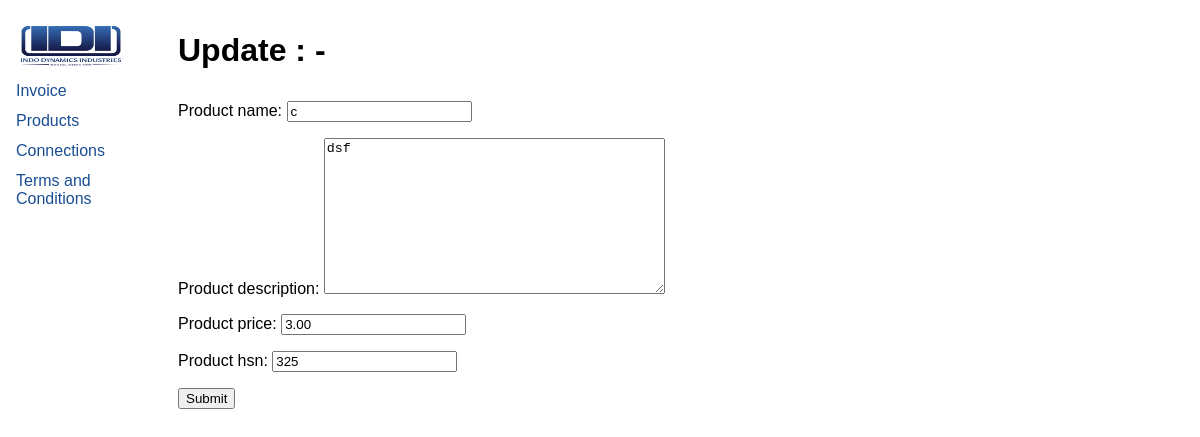
Page /products/3/update/ on the committed database.
### products/models.py (models this page shows, shortened)
class Product(models.Model):
    id = models.AutoField(primary_key=True)
    product_name = models.CharField(max_length=15)
    product_description = models.TextField()
    product_price = models.DecimalField(decimal_places=2,max_digits=15)
    is_deleted = models.BooleanField(default=False)
    product_hsn = models.IntegerField(default=32543)

### products/views.py (the view, shortened to what this page needs)
# urls.py: path('<int:id>/update/', ProductUpdateView.as_view(), name='products-update'),
class ProductUpdateView(ProductObjectMixin, View):    # Updating the product and saving it as a new product
    template_name = "products/product_update.html"
    def get(self, request, id=None, *args, **kwargs):
        context = {}
        obj = self.get_object()
        if obj is not None:
            form = ProductModelForm(instance=obj)
            context['object'] = obj
            context['form']   = form
        return render(request, self.template_name, context)

### products/forms.py (shortened to what this page needs)
class ProductModelForm(forms.ModelForm):
    class Meta:
        model = Product
        fields = [
            'product_name',
            'product_description',
            'product_price',
            'product_hsn'
        ]

### products/views.py (called while the page is built)
    def get_object(self):
        id = self.kwargs.get('id')
        obj = None
        if id is not None:
            obj = get_object_or_404(self.model, id=id)
        return obj

### products/templates/products/product_update.html
{% extends "base.html" %}
{% block content%}
    <h1><p>Update :{{instance.id}} - {{instance.product_name}}</p></h1>
    <form method="POST">{%csrf_token%}
        {{form.as_p}}
        <input type="submit" name="Save" />
    </form>
{% endblock content %}

### templates/base.html (style rules this page uses)
body { font-family: Arial, Helvetica, sans-serif; }

### rows in the picture
Product: product_name "c", product_description "dsf", product_price "3.00", product_hsn "325"
